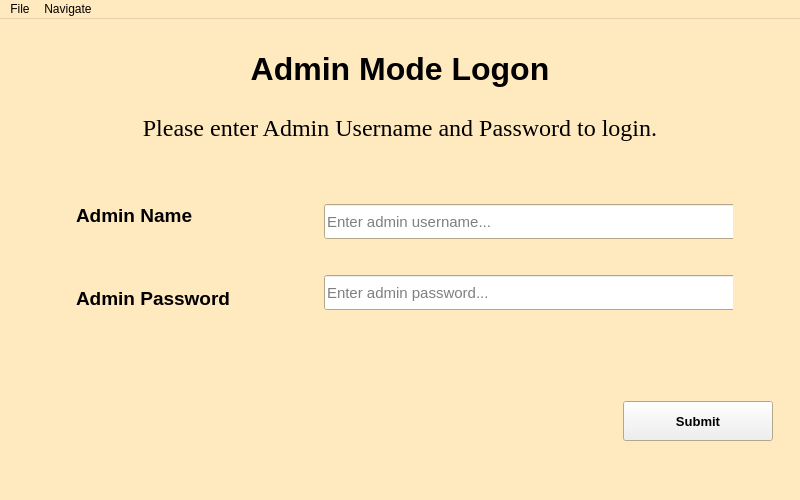
<?xml version="1.0" encoding="UTF-8"?>
<ui version="4.0">
 <class>Admin_Mode_LogIn</class>
 <widget class="QMainWindow" name="Admin_Mode_LogIn">
  <property name="enabled">
   <bool>true</bool>
  </property>
  <property name="geometry">
   <rect>
    <x>0</x>
    <y>0</y>
    <width>800</width>
    <height>500</height>
   </rect>
  </property>
  <property name="minimumSize">
   <size>
    <width>800</width>
    <height>500</height>
   </size>
  </property>
  <property name="palette">
   <palette>
    <active>
     <colorrole role="Base">
      <brush brushstyle="SolidPattern">
       <color alpha="255">
        <red>255</red>
        <green>255</green>
        <blue>255</blue>
       </color>
      </brush>
     </colorrole>
     <colorrole role="Window">
      <brush brushstyle="SolidPattern">
       <color alpha="255">
        <red>255</red>
        <green>233</green>
        <blue>190</blue>
       </color>
      </brush>
     </colorrole>
    </active>
    <inactive>
     <colorrole role="Base">
      <brush brushstyle="SolidPattern">
       <color alpha="255">
        <red>255</red>
        <green>255</green>
        <blue>255</blue>
       </color>
      </brush>
     </colorrole>
     <colorrole role="Window">
      <brush brushstyle="SolidPattern">
       <color alpha="255">
        <red>255</red>
        <green>233</green>
        <blue>190</blue>
       </color>
      </brush>
     </colorrole>
    </inactive>
    <disabled>
     <colorrole role="Base">
      <brush brushstyle="SolidPattern">
       <color alpha="255">
        <red>255</red>
        <green>233</green>
        <blue>190</blue>
       </color>
      </brush>
     </colorrole>
     <colorrole role="Window">
      <brush brushstyle="SolidPattern">
       <color alpha="255">
        <red>255</red>
        <green>233</green>
        <blue>190</blue>
       </color>
      </brush>
     </colorrole>
    </disabled>
   </palette>
  </property>
  <property name="windowTitle">
   <string notr="true">Attendance Recorder System - Admin Login Page</string>
  </property>
  <widget class="QWidget" name="centralwidget">
   <layout class="QVBoxLayout" name="verticalLayout">
    <item>
     <spacer name="verticalSpacer_3">
      <property name="orientation">
       <enum>Qt::Vertical</enum>
      </property>
      <property name="sizeHint" stdset="0">
       <size>
        <width>20</width>
        <height>10</height>
       </size>
      </property>
     </spacer>
    </item>
    <item>
     <widget class="QFrame" name="frame">
      <property name="sizePolicy">
       <sizepolicy hsizetype="Preferred" vsizetype="Fixed">
        <horstretch>0</horstretch>
        <verstretch>0</verstretch>
       </sizepolicy>
      </property>
      <property name="frameShape">
       <enum>QFrame::NoFrame</enum>
      </property>
      <property name="frameShadow">
       <enum>QFrame::Raised</enum>
      </property>
      <layout class="QVBoxLayout" name="verticalLayout_2">
       <item>
        <widget class="QLabel" name="text_Admin_Mode_LogIn_title">
         <property name="sizePolicy">
          <sizepolicy hsizetype="Preferred" vsizetype="Fixed">
           <horstretch>0</horstretch>
           <verstretch>0</verstretch>
          </sizepolicy>
         </property>
         <property name="palette">
          <palette>
           <active>
            <colorrole role="WindowText">
             <brush brushstyle="SolidPattern">
              <color alpha="255">
               <red>0</red>
               <green>0</green>
               <blue>0</blue>
              </color>
             </brush>
            </colorrole>
           </active>
           <inactive>
            <colorrole role="WindowText">
             <brush brushstyle="SolidPattern">
              <color alpha="255">
               <red>0</red>
               <green>0</green>
               <blue>0</blue>
              </color>
             </brush>
            </colorrole>
           </inactive>
           <disabled>
            <colorrole role="WindowText">
             <brush brushstyle="SolidPattern">
              <color alpha="255">
               <red>120</red>
               <green>120</green>
               <blue>120</blue>
              </color>
             </brush>
            </colorrole>
           </disabled>
          </palette>
         </property>
         <property name="font">
          <font>
           <family>Arial</family>
           <pointsize>24</pointsize>
           <weight>75</weight>
           <italic>false</italic>
           <bold>true</bold>
          </font>
         </property>
         <property name="focusPolicy">
          <enum>Qt::TabFocus</enum>
         </property>
         <property name="layoutDirection">
          <enum>Qt::LeftToRight</enum>
         </property>
         <property name="autoFillBackground">
          <bool>false</bool>
         </property>
         <property name="frameShape">
          <enum>QFrame::NoFrame</enum>
         </property>
         <property name="frameShadow">
          <enum>QFrame::Plain</enum>
         </property>
         <property name="text">
          <string>Admin Mode Logon</string>
         </property>
         <property name="textFormat">
          <enum>Qt::RichText</enum>
         </property>
         <property name="scaledContents">
          <bool>true</bool>
         </property>
         <property name="alignment">
          <set>Qt::AlignCenter</set>
         </property>
        </widget>
       </item>
       <item>
        <spacer name="verticalSpacer_7">
         <property name="orientation">
          <enum>Qt::Vertical</enum>
         </property>
         <property name="sizeHint" stdset="0">
          <size>
           <width>20</width>
           <height>20</height>
          </size>
         </property>
        </spacer>
       </item>
       <item>
        <widget class="QLabel" name="label_Instruction">
         <property name="sizePolicy">
          <sizepolicy hsizetype="Preferred" vsizetype="Fixed">
           <horstretch>0</horstretch>
           <verstretch>0</verstretch>
          </sizepolicy>
         </property>
         <property name="font">
          <font>
           <family>Times New Roman</family>
           <pointsize>18</pointsize>
           <weight>50</weight>
           <italic>false</italic>
           <bold>false</bold>
          </font>
         </property>
         <property name="text">
          <string>Please enter Admin Username and Password to login.</string>
         </property>
         <property name="textFormat">
          <enum>Qt::RichText</enum>
         </property>
         <property name="alignment">
          <set>Qt::AlignCenter</set>
         </property>
        </widget>
       </item>
      </layout>
     </widget>
    </item>
    <item>
     <spacer name="verticalSpacer_4">
      <property name="orientation">
       <enum>Qt::Vertical</enum>
      </property>
      <property name="sizeType">
       <enum>QSizePolicy::Expanding</enum>
      </property>
      <property name="sizeHint" stdset="0">
       <size>
        <width>20</width>
        <height>20</height>
       </size>
      </property>
     </spacer>
    </item>
    <item>
     <widget class="QFrame" name="frame_8">
      <property name="frameShape">
       <enum>QFrame::NoFrame</enum>
      </property>
      <property name="frameShadow">
       <enum>QFrame::Raised</enum>
      </property>
      <layout class="QHBoxLayout" name="horizontalLayout_3">
       <item>
        <spacer name="horizontalSpacer_2">
         <property name="orientation">
          <enum>Qt::Horizontal</enum>
         </property>
         <property name="sizeType">
          <enum>QSizePolicy::Minimum</enum>
         </property>
         <property name="sizeHint" stdset="0">
          <size>
           <width>40</width>
           <height>20</height>
          </size>
         </property>
        </spacer>
       </item>
       <item>
        <widget class="QFrame" name="frame_2">
         <property name="sizePolicy">
          <sizepolicy hsizetype="Preferred" vsizetype="Fixed">
           <horstretch>0</horstretch>
           <verstretch>0</verstretch>
          </sizepolicy>
         </property>
         <property name="frameShape">
          <enum>QFrame::NoFrame</enum>
         </property>
         <property name="frameShadow">
          <enum>QFrame::Raised</enum>
         </property>
         <layout class="QHBoxLayout" name="horizontalLayout">
          <item>
           <widget class="QFrame" name="frame_3">
            <property name="frameShape">
             <enum>QFrame::NoFrame</enum>
            </property>
            <property name="frameShadow">
             <enum>QFrame::Raised</enum>
            </property>
            <layout class="QVBoxLayout" name="verticalLayout_4">
             <item>
              <widget class="QLabel" name="label_Admin_Username">
               <property name="sizePolicy">
                <sizepolicy hsizetype="Fixed" vsizetype="Preferred">
                 <horstretch>0</horstretch>
                 <verstretch>0</verstretch>
                </sizepolicy>
               </property>
               <property name="minimumSize">
                <size>
                 <width>200</width>
                 <height>0</height>
                </size>
               </property>
               <property name="font">
                <font>
                 <pointsize>14</pointsize>
                 <weight>75</weight>
                 <bold>true</bold>
                </font>
               </property>
               <property name="text">
                <string>Admin Name</string>
               </property>
               <property name="textFormat">
                <enum>Qt::RichText</enum>
               </property>
              </widget>
             </item>
             <item>
              <spacer name="verticalSpacer">
               <property name="orientation">
                <enum>Qt::Vertical</enum>
               </property>
               <property name="sizeHint" stdset="0">
                <size>
                 <width>20</width>
                 <height>40</height>
                </size>
               </property>
              </spacer>
             </item>
             <item>
              <widget class="QLabel" name="label_Admin_Password">
               <property name="sizePolicy">
                <sizepolicy hsizetype="Fixed" vsizetype="Preferred">
                 <horstretch>0</horstretch>
                 <verstretch>0</verstretch>
                </sizepolicy>
               </property>
               <property name="minimumSize">
                <size>
                 <width>200</width>
                 <height>0</height>
                </size>
               </property>
               <property name="font">
                <font>
                 <pointsize>14</pointsize>
                 <weight>75</weight>
                 <bold>true</bold>
                </font>
               </property>
               <property name="text">
                <string>Admin Password</string>
               </property>
               <property name="textFormat">
                <enum>Qt::RichText</enum>
               </property>
              </widget>
             </item>
            </layout>
           </widget>
          </item>
          <item>
           <widget class="QFrame" name="frame_4">
            <property name="frameShape">
             <enum>QFrame::NoFrame</enum>
            </property>
            <property name="frameShadow">
             <enum>QFrame::Raised</enum>
            </property>
            <layout class="QHBoxLayout" name="horizontalLayout_4"/>
           </widget>
          </item>
          <item>
           <widget class="QFrame" name="frame_7">
            <property name="frameShape">
             <enum>QFrame::NoFrame</enum>
            </property>
            <property name="frameShadow">
             <enum>QFrame::Raised</enum>
            </property>
            <layout class="QVBoxLayout" name="verticalLayout_3">
             <item>
              <widget class="QLineEdit" name="lineEdit_Admin_Username">
               <property name="sizePolicy">
                <sizepolicy hsizetype="Expanding" vsizetype="Fixed">
                 <horstretch>0</horstretch>
                 <verstretch>0</verstretch>
                </sizepolicy>
               </property>
               <property name="minimumSize">
                <size>
                 <width>500</width>
                 <height>35</height>
                </size>
               </property>
               <property name="font">
                <font>
                 <pointsize>11</pointsize>
                </font>
               </property>
               <property name="echoMode">
                <enum>QLineEdit::Password</enum>
               </property>
               <property name="placeholderText">
                <string>Enter admin username...</string>
               </property>
              </widget>
             </item>
             <item>
              <spacer name="verticalSpacer_2">
               <property name="orientation">
                <enum>Qt::Vertical</enum>
               </property>
               <property name="sizeType">
                <enum>QSizePolicy::Minimum</enum>
               </property>
               <property name="sizeHint" stdset="0">
                <size>
                 <width>20</width>
                 <height>30</height>
                </size>
               </property>
              </spacer>
             </item>
             <item>
              <widget class="QLineEdit" name="lineEdit_Admin_Password">
               <property name="minimumSize">
                <size>
                 <width>500</width>
                 <height>35</height>
                </size>
               </property>
               <property name="font">
                <font>
                 <pointsize>11</pointsize>
                </font>
               </property>
               <property name="focusPolicy">
                <enum>Qt::StrongFocus</enum>
               </property>
               <property name="echoMode">
                <enum>QLineEdit::Password</enum>
               </property>
               <property name="placeholderText">
                <string>Enter admin password...</string>
               </property>
              </widget>
             </item>
            </layout>
           </widget>
          </item>
         </layout>
        </widget>
       </item>
       <item>
        <spacer name="horizontalSpacer_3">
         <property name="orientation">
          <enum>Qt::Horizontal</enum>
         </property>
         <property name="sizeType">
          <enum>QSizePolicy::Minimum</enum>
         </property>
         <property name="sizeHint" stdset="0">
          <size>
           <width>40</width>
           <height>20</height>
          </size>
         </property>
        </spacer>
       </item>
      </layout>
     </widget>
    </item>
    <item>
     <spacer name="verticalSpacer_6">
      <property name="orientation">
       <enum>Qt::Vertical</enum>
      </property>
      <property name="sizeHint" stdset="0">
       <size>
        <width>20</width>
        <height>40</height>
       </size>
      </property>
     </spacer>
    </item>
    <item>
     <widget class="QFrame" name="frame_5">
      <property name="sizePolicy">
       <sizepolicy hsizetype="Preferred" vsizetype="Minimum">
        <horstretch>0</horstretch>
        <verstretch>0</verstretch>
       </sizepolicy>
      </property>
      <property name="maximumSize">
       <size>
        <width>16777215</width>
        <height>100</height>
       </size>
      </property>
      <property name="frameShape">
       <enum>QFrame::NoFrame</enum>
      </property>
      <property name="frameShadow">
       <enum>QFrame::Raised</enum>
      </property>
      <layout class="QVBoxLayout" name="verticalLayout_5">
       <item>
        <widget class="QFrame" name="frame_6">
         <property name="maximumSize">
          <size>
           <width>16777215</width>
           <height>50</height>
          </size>
         </property>
         <property name="frameShape">
          <enum>QFrame::NoFrame</enum>
         </property>
         <property name="frameShadow">
          <enum>QFrame::Raised</enum>
         </property>
         <layout class="QHBoxLayout" name="horizontalLayout_2">
          <item>
           <spacer name="horizontalSpacer">
            <property name="orientation">
             <enum>Qt::Horizontal</enum>
            </property>
            <property name="sizeHint" stdset="0">
             <size>
              <width>40</width>
              <height>20</height>
             </size>
            </property>
           </spacer>
          </item>
          <item>
           <widget class="QPushButton" name="pushButton_Proceed">
            <property name="minimumSize">
             <size>
              <width>150</width>
              <height>40</height>
             </size>
            </property>
            <property name="font">
             <font>
              <pointsize>10</pointsize>
              <weight>75</weight>
              <bold>true</bold>
             </font>
            </property>
            <property name="cursor">
             <cursorShape>PointingHandCursor</cursorShape>
            </property>
            <property name="text">
             <string>Submit</string>
            </property>
           </widget>
          </item>
         </layout>
        </widget>
       </item>
      </layout>
     </widget>
    </item>
    <item>
     <spacer name="verticalSpacer_5">
      <property name="orientation">
       <enum>Qt::Vertical</enum>
      </property>
      <property name="sizeHint" stdset="0">
       <size>
        <width>20</width>
        <height>40</height>
       </size>
      </property>
     </spacer>
    </item>
   </layout>
  </widget>
  <widget class="QMenuBar" name="menubar">
   <property name="geometry">
    <rect>
     <x>0</x>
     <y>0</y>
     <width>800</width>
     <height>25</height>
    </rect>
   </property>
   <widget class="QMenu" name="menuFile">
    <property name="title">
     <string>File</string>
    </property>
    <addaction name="actionExit"/>
   </widget>
   <widget class="QMenu" name="menuBack">
    <property name="title">
     <string>Navigate</string>
    </property>
    <addaction name="actionBack"/>
   </widget>
   <addaction name="menuFile"/>
   <addaction name="menuBack"/>
  </widget>
  <action name="actionExit">
   <property name="text">
    <string>Exit</string>
   </property>
  </action>
  <action name="actionBack">
   <property name="text">
    <string>Back</string>
   </property>
  </action>
 </widget>
 <resources/>
 <connections/>
</ui>
